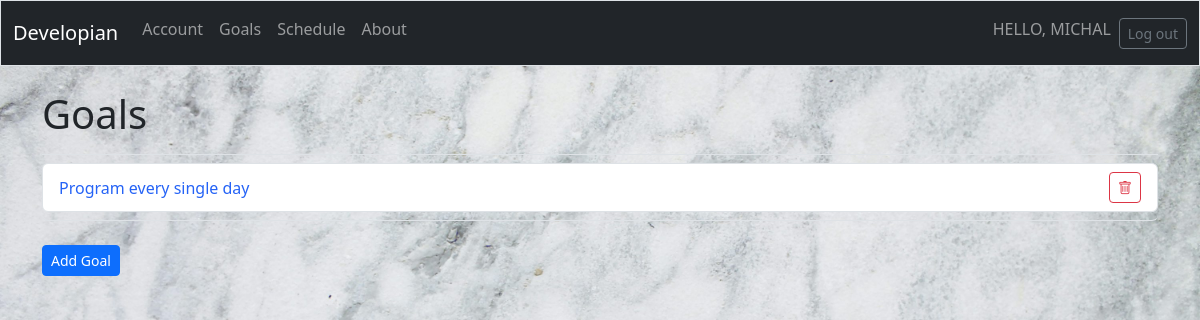
The app's page /goals/ (signed in), older data.
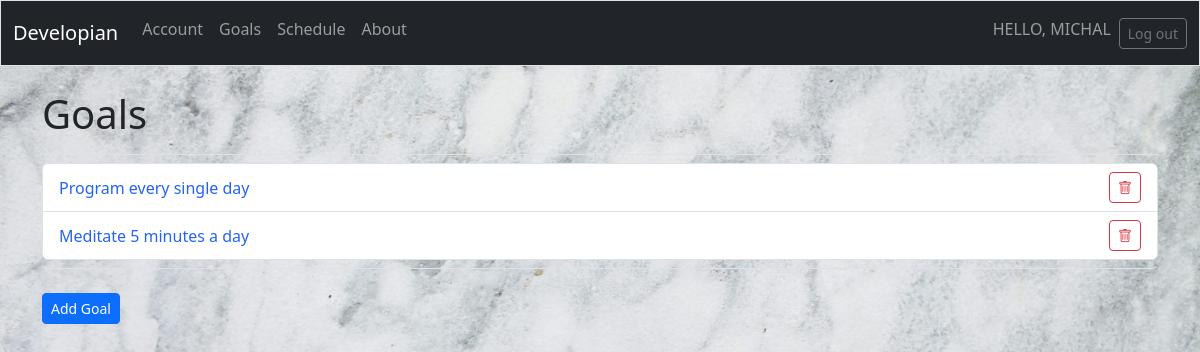
The same page, newer data.
### developian/models.py (models this page shows, shortened)
class Goal(models.Model):
    text = models.CharField(max_length=200)
    date_added = models.DateTimeField(auto_now_add=True)
    owner = models.ForeignKey(settings.AUTH_USER_MODEL, on_delete=models.CASCADE)

### developian/views.py (the view)
# urls.py: path('goals/', views.goals, name='goals'),
@login_required
def goals(request):
    goals = Goal.objects.filter(owner=request.user).order_by('date_added')
    context = {'goals': goals}
    return render(request, 'developian/goals.html', context)

### developian/templates/developian/goals.html
{% extends 'developian/base.html' %}
{% load django_bootstrap5 %}
{% block page_header %}
  <h1>Goals</h1>
{% endblock page_header %}
{% block content %}
  <ul class="list-group border-bottom pb-2 mb-4">
    {% for goal in goals %}
      <li class="list-group-item border-o d-flex justify-content-between align-items-center">
        <a href="{% url 'developian:goal' goal.id %}" id="goal">{{ goal.text }}</a>
        <a href="{% url 'developian:delete_goal' goal.id %}"
        class="btn btn-outline-danger btn-sm"><i class="bi bi-trash"></i></a>
      </li>
    {% empty %}
      <li class="list-group-item border-o">No goals have been added yet!</li>
    {% endfor %}
  </ul>
  <a class="btn btn-primary btn-sm"
  href="{% url 'developian:new_goal' %}">Add Goal</a>
{% endblock content %}

Row changes from the older to the newer data that the page shows:
added Goal: text "Meditate 5 minutes a day"
